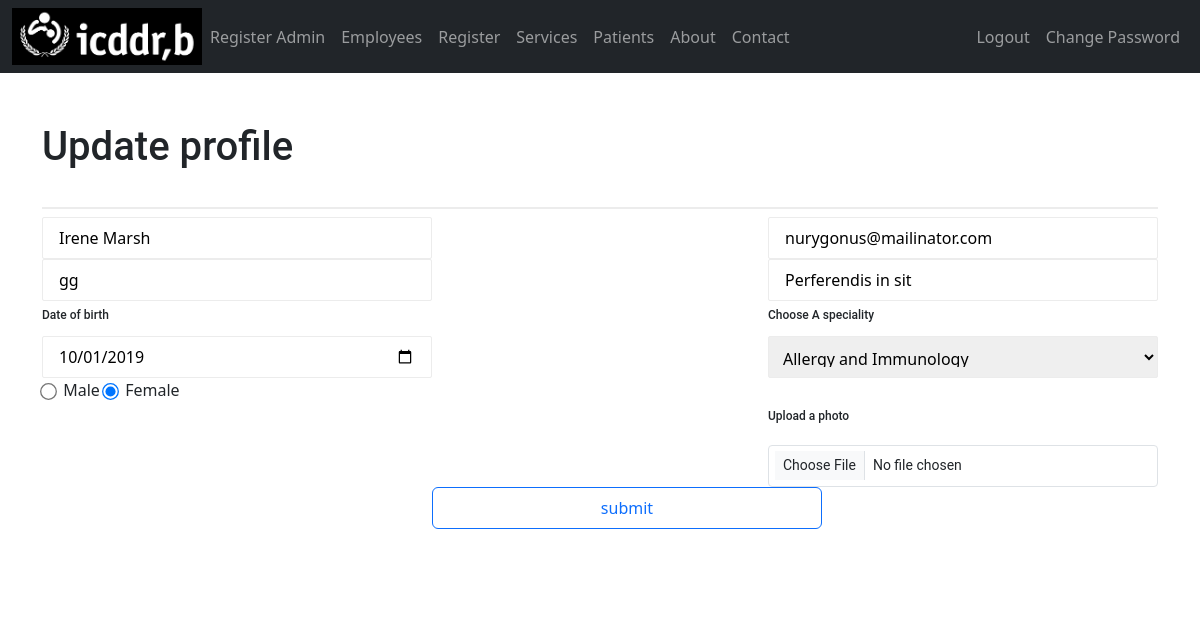
Screenshot of /Edit.php?id=42 (signed in) with the database file from the repository.
### tables this page shows
CREATE TABLE `users` (
  `id` int(11) NOT NULL,
  `username` varchar(255) NOT NULL,
  `email` varchar(255) NOT NULL,
  `password` varchar(255) NOT NULL,
  `utype` int(10) DEFAULT NULL,
  `name` varchar(255) DEFAULT NULL,
  `surname` varchar(255) DEFAULT NULL,
  `date` varchar(255) DEFAULT NULL,
  `gender` varchar(255) DEFAULT NULL,
  `address` varchar(255) DEFAULT NULL,
  `ptype` varchar(255) DEFAULT NULL,
  `file` varchar(255) DEFAULT NULL
);

### init.php (called while the page is built, shortened)
<?php
$source = new source;
?>

### classes/source.php (called while the page is built, shortened)
<?php
class source extends db{
    public $Query;
    public function Query($query,$param = []){
        if(empty($param)){
            $this->Query = $this->db->prepare($query);
            return $this->Query->execute();
        }else{
            $this->Query = $this->db->prepare($query);
            return $this->Query->execute($param);
        }
    }
    public function SingleRow(){
        return $this->Query->fetch(PDO::FETCH_OBJ);
    }
}
?>

### classes/db.php (called while the page is built, shortened)
<?php
class db{
    private $host = "localhost";
    private $username = "root";
    private $password = "";
    private $database = "intern";
    public function __construct(){
        try{
            $this->db = new PDO("mysql:hsot=".$this->host.";dbname=".$this->database,
            $this->username,$this->password);
        }catch(PDOException $e){
            echo "Connection problem : ".$e->getMessage();
        }
    }
}
?>

### Edit.php (the view, shortened to what this page needs)
<?php
include "init.php";
$query = $source->Query("Select * FROM users where id=?", [$_GET['id']]);
$profile = $source->singleRow();
?>
<!DOCTYPE html>
<html lang="en">
<head>
  <link href="https://cdn.jsdelivr.net/npm/bootstrap@5.0.2/dist/css/bootstrap.min.css" rel="stylesheet">
  <link rel="stylesheet" href="style/style1.css">
  <link rel="stylesheet" href="style/css_responsive.css">
</head>
<body>
  <?php include 'splitfile/navbar.php' ?>
  <div class="container-fluid">
    <div class="container">
    <h1>Update profile</h1>
      <form action="" method="POST" enctype="multipart/form-data">
        <div class="fdl" id="fdl1">
          <input type="name" placeholder="First name" name="name" value="<?php echo $profile->name; ?>">
          <input type="surname" name="surname" placeholder="Surname" value="<?php echo $profile->surname; ?>">
          <label for="dob">Date of birth</label>
          <input type="date" name="date" value="<?php echo $profile->date; ?>" id="dob">
          <div class="gender">
          <?php
                            if($profile->gender == "male"){?>
                            <input type="radio" name="gender"  checked> Male <input type="radio" name="gender"  > Female
                            <?php
                            }
                            else { ?>
                                 <input type="radio" name="gender"  > Male <input type="radio" name="gender"  checked> Female
                           <?php } ?>
          </div>
        </div>
        <div class="fdr">
          <input type="email" name="email" value="<?php echo $profile->email; ?>" placeholder="email address">
          <input type="text" name="address"  value="<?php echo $profile->address; ?>" placeholder="Address">
          <label for="speciality" >Choose A speciality</label>
          <select name="ptype"  id="speciality">
            <option value="Allergy and Immunology">Allergy and Immunology</option>
          </select>
          <label for="formFileSm" class="form-label">Upload a photo</label>
          <input class="form-control form-control-sm" id="file" name="file" type="file">
        </div>
        <div class="signupbtn">
        <input type="submit" name="submit" value="submit" class="btn btn-outline-primary">
      </div>
      </form>
    </div>
  </div>
</body>
</html>

### style/style1.css (style rules this page uses)
* { box-sizing: border-box; margin: 0; padding: 0; }
body { background-color: #66b4c7; }
.container { width: 930px; margin: 0px auto; padding: 50px; background-color: #FFFFFF; overflow: hidden; }
.fdl { padding: 0; width: 390px; height: auto; float: left; }
.fdr { padding: 0; width: 390px; height: auto; float: right; }
h1 { font-size: 36px; padding-bottom: 36px; margin-bottom: 36px; border-bottom: 2px solid #ECECEC; font-family: 'Roboto', sans-serif; font-weight: 500; }
input { display: block; height: 42px; font-size: 14px; padding: 16px; margin-bottom: 24px; border: 1px solid #ECECEC; border-radius: 2px; width: 390px; font-family: 'Roboto', sans-serif; font-weight: 500; }
label { display: inline-block; font-size: 12px; font-weight: 500; text-align: left !important; font-family: 'Roboto', sans-serif; padding-bottom: 12px; }
input::placeholder { font-style: italic; font-weight: 400; }
#file { display: ; font-size: 14px; font-family: 'Roboto', sans-serif; padding: 9px 14px; }
input[type="radio"] { background-color: red; display: inline-block; height: auto; width: auto; padding: 4px 0 0 0; margin: 0 4px 0 0; transform: scale(1.3); margin-top: -1px; vertical-align: middle; }
#speciality { display: block; margin-bottom: 24px; width: 390px; height: 42px; border: 1px solid #ECECEC; border-radius: 2px; padding: 10px; }
option { font-size: 14px; font-weight: 400; font-family: 'Roboto', sans-serif; }

### style/css_responsive.css (style rules this page uses)
* { box-sizing: border-box; margin: 0; padding: 0; }
@media screen and (min-width:930px) { #fdl1 { height: 322px; } }

### rows the page displays
users: name "Irene Marsh", surname "gg", date "10/01/2019", email "nurygonus@mailinator.com", address "Perferendis in sit"
